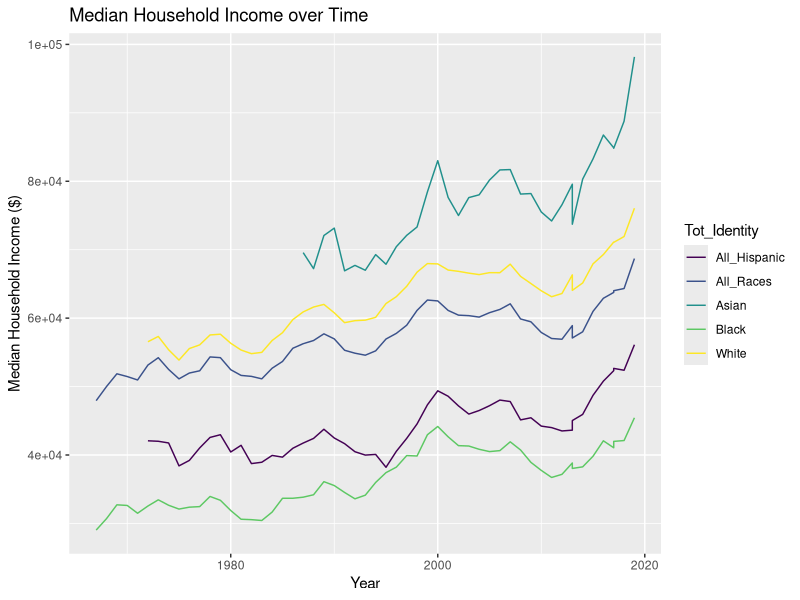
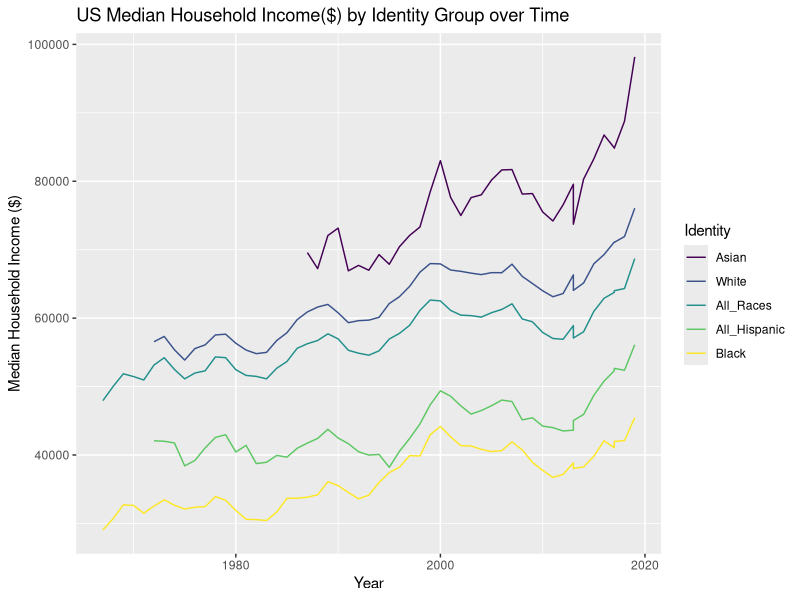
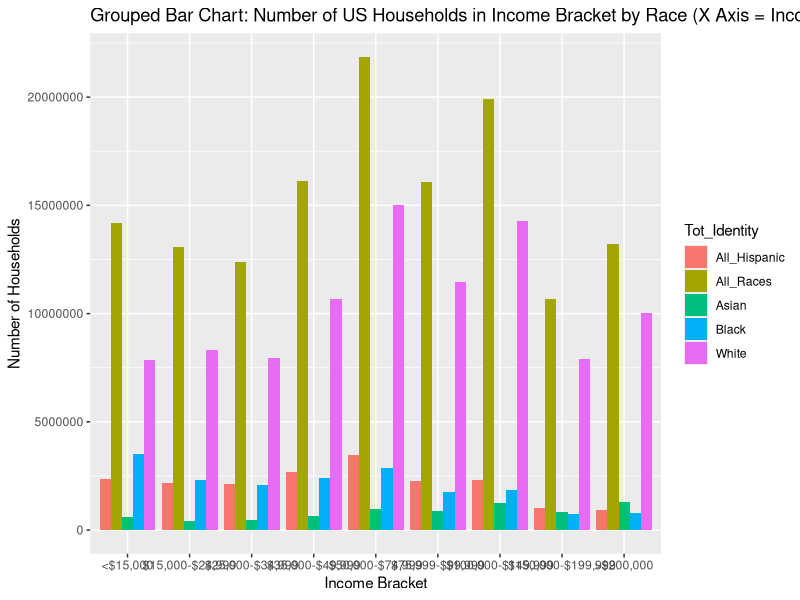
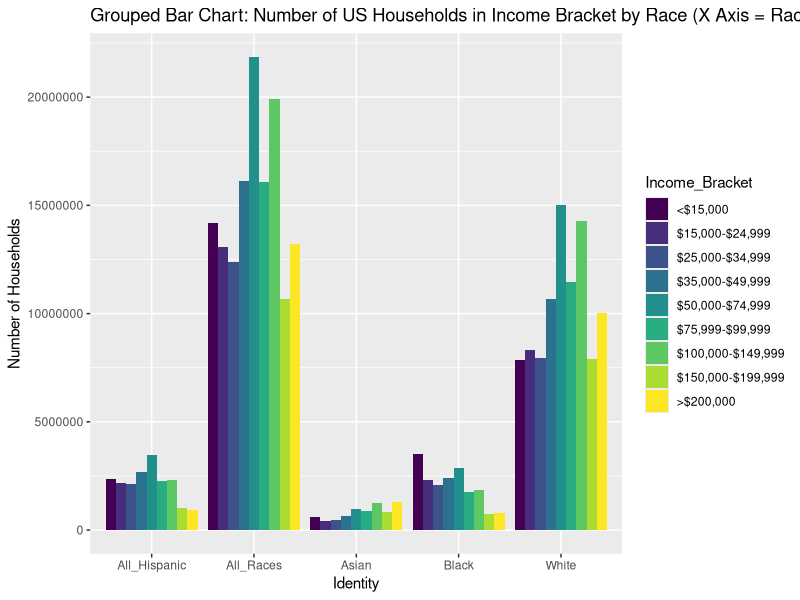
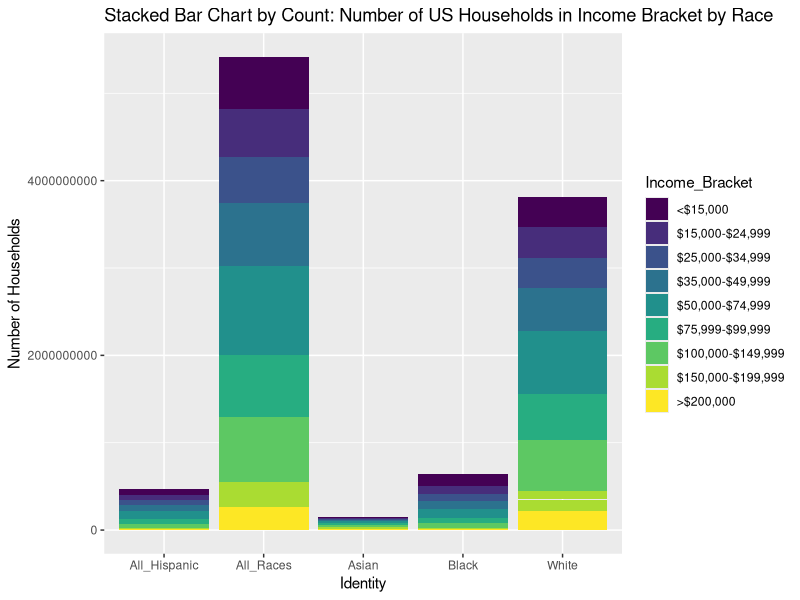
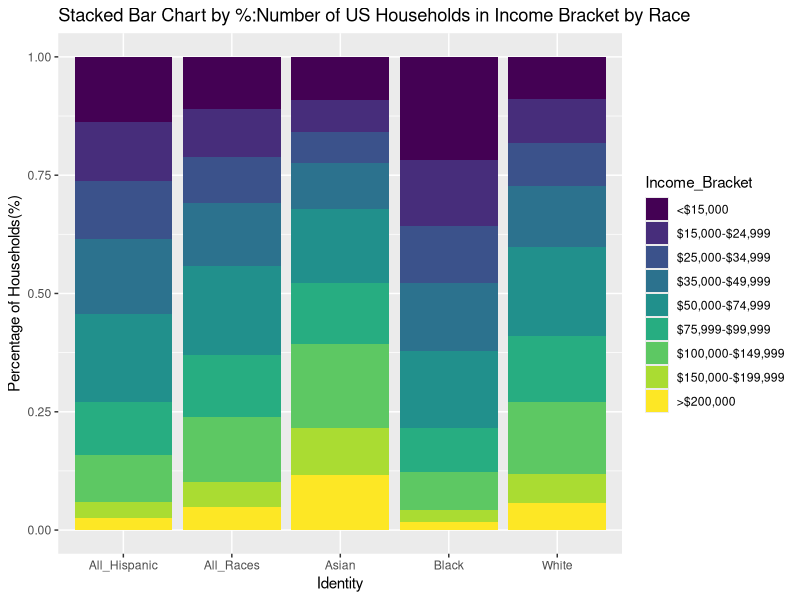

R code for these plots, in order:
## ---- chunk 1
#| label: setup
#| warning: false
#| message: false

library(tidyverse)
library(ggplot2)

knitr::opts_chunk$set(echo = TRUE, warning=FALSE, message=FALSE)
## ---- chunk 2

library(readxl)
#read in data 
USA_HH <-read_excel("_data/USA Households by Total Money Income, Race, and Hispanic Origin of Householder 1967 to 2019.xlsx",
         skip = 5,
         col_names = c("Year", "Number_of_HHolds_in_1000s", "Delete", "Income_Under_$15,000", "Income_$15,000-$24,999", "Income_$25,000_to_$34,999", "Income_$35,000_to_$49,999","Income_$50,000_to_$74,999K", "Income_$75,999_$99,999K", "Income_$100,000_$149,999", "Income_$150,000_to_$199,999", "Income_Over_$200,000", "Median_Income", "Delete", "Mean_Income", "Delete")) %>%
   select(!contains("Delete")) 
#Remove Footnotes At Bottom of Tables
USA_HH <- head(USA_HH, -31) 

USA_HH

## ---- chunk 3
#Creating new Identity column
USA_HH_Data <- USA_HH %>%
  mutate(Identity = case_when(
    str_detect(Year, "[[:alpha:]]") ~ Year)
    )%>%
  relocate(`Identity`, .before = `Year`)%>%
#Fill down the Identity Column
   fill(Identity) %>%
#Remove the Identity from the  year
    filter(!str_detect(Year, "[[:alpha:]]"))
  

USA_HH_Data

## ---- chunk 4
#Remove the Footnotes with help of Prof Rolfe's Challenge 3 Code
USA_HH_Data <- USA_HH_Data %>%
# Delete the footnotes after year using 
  separate(Year, into=c("Year", "Delete"), sep=" ")%>%
# Delete the footnotes after Identity by identifying a number after a space in the 
  mutate(Identity = str_remove(Identity, " [0-9]+")) %>%
  select(-"Delete")

USA_HH_Data 

## ---- chunk 5
# Changing Year, Number_of_HHolds_in_1000s, and Mean Income from chr to dbl using parse
USA_HH_Data <- USA_HH_Data %>%
mutate(across(any_of(c("Year", "Number_of_HHolds_in_1000s", "Mean_Income")), 
                parse_number))
## ---- chunk 6

#Converting households in 1000s to households
USA_HH_Data <- USA_HH_Data %>%
  mutate(Number_HHolds = 1000 * Number_of_HHolds_in_1000s) %>%
  relocate(`Number_HHolds`, .before = `Income_Under_$15,000`) %>%
  select(-"Number_of_HHolds_in_1000s")

USA_HH_Data


## ---- chunk 7
#Calculating number of columns
14 - 9 +2
#Calculating number of rows
340 * 9
## ---- chunk 8
USA_HH_Data <- USA_HH_Data %>%
  pivot_longer(cols=starts_with("Income"),
               names_to = "Income_Bracket",
               values_to = "Percent") 


USA_HH_Data

## ---- chunk 9

#Creating a column of counts
USA_HH_Data <- USA_HH_Data %>%
  mutate(HHolds_In_Bracket = round(Number_HHolds*(Percent/100)))

USA_HH_Data

## ---- chunk 10
# Dealing with Identity

USA_HH_Data_Identity <- USA_HH_Data %>%
  mutate(Tot_Identity = case_when(
    Identity %in% c("BLACK", "BLACK ALONE") ~ "Black",
    Identity %in% c("ASIAN ALONE",
                  "ASIAN AND PACIFIC ISLANDER") ~ "Asian",
    Identity %in% c("WHITE, NOT HISPANIC", 
                    "WHITE ALONE, NOT HISPANIC") ~ "White",
    Identity %in% c("HISPANIC (ANY RACE)") ~ "All_Hispanic",
    Identity %in% c("ALL RACES") ~ "All_Races")) %>%
  relocate(`Tot_Identity`, .before = `Year`)

#Remove old identity column & empty rows
  
USA_HH_Data_Identity <- USA_HH_Data_Identity %>%
  select(!Identity) %>%
    filter(!is.na(Tot_Identity))

USA_HH_Data_Identity

## ---- chunk 11
library(ggplot2)
library(viridis)

#Original Graph
USA_HH_Data_Identity %>%
  ggplot(aes(x=Year, y = Median_Income, color=Tot_Identity)) +
    geom_line() +
    scale_color_viridis(discrete = TRUE) +
    ggtitle("Median Household Income over Time") +
    ylab("Median Household Income ($)")

#remove scientific notation
options(scipen = 999)

#factor reorder &  do all titles in 1 & remove scientific notation
USA_HH_Data_Identity %>%
  ggplot(aes(x=Year, y = Median_Income, color=fct_reorder2(Tot_Identity, Year, Median_Income))) +
    geom_line() +
    scale_color_viridis(discrete = TRUE) +   ggtitle("US Median Household Income($) by Identity Group over Time") +labs( x = "Year", y = "Median Household Income ($)", colour = "Identity")

## ---- chunk 12
#Make Income Bracket Ordinal
USA_HH_Data_Identity_Ord <-mutate(USA_HH_Data_Identity, Income_Bracket = recode_factor(Income_Bracket, 
                                   "Income_Under_$15,000" = "<$15,000",
                                   "Income_$15,000-$24,999" = "$15,000-$24,999",  
                                   "Income_$25,000_to_$34,999"= "$25,000-$34,999", 
                                   "Income_$35,000_to_$49,999" = "$35,000-$49,999",
                                   "Income_$50,000_to_$74,999K" = "$50,000-$74,999",
                                   "Income_$75,999_$99,999K" = "$75,999-$99,999", 
                                   "Income_$100,000_$149,999" = "$100,000-$149,999",
                                   "Income_$150,000_to_$199,999" = "$150,000-$199,999",
                                  "Income_Over_$200,000" = ">$200,000",
                                  .ordered = TRUE))


USA_HH_Data_Identity_Ord
## ---- chunk 13
#grouped barchart, income level as x-axis
ggplot(USA_HH_Data_Identity_Ord, aes(fill=Tot_Identity, y=HHolds_In_Bracket, x=Income_Bracket)) + 
    geom_bar(position="dodge", stat="identity") + ggtitle("Grouped Bar Chart: Number of US Households in Income Bracket by Race (X Axis = Income Level)") + labs (x= "Income Bracket", y="Number of Households")

## ---- chunk 14
#
ggplot(USA_HH_Data_Identity_Ord, aes(fill=Income_Bracket, y=HHolds_In_Bracket, x=Tot_Identity)) + 
    geom_bar(position="dodge", stat="identity") + ggtitle("Grouped Bar Chart: Number of US Households in Income Bracket by Race (X Axis = Race)") + labs(x= "Identity", y="Number of Households")

## ---- chunk 15

#stacked bar chart by counts
ggplot(USA_HH_Data_Identity_Ord, aes(fill=Income_Bracket, y=HHolds_In_Bracket, x=Tot_Identity)) + 
    geom_bar(position="stack", stat="identity") + ggtitle("Stacked Bar Chart by Count: Number of US Households in Income Bracket by Race") + labs(x= "Identity", y="Number of Households")

## ---- chunk 16
#stacked bar chart by percentage
ggplot(USA_HH_Data_Identity_Ord, aes(fill=Income_Bracket, y=HHolds_In_Bracket, x=Tot_Identity)) + geom_bar(position="fill", stat="identity") + ggtitle("Stacked Bar Chart by %:Number of US Households in Income Bracket by Race") + labs(x= "Identity", y="Percentage of Households(%)")

